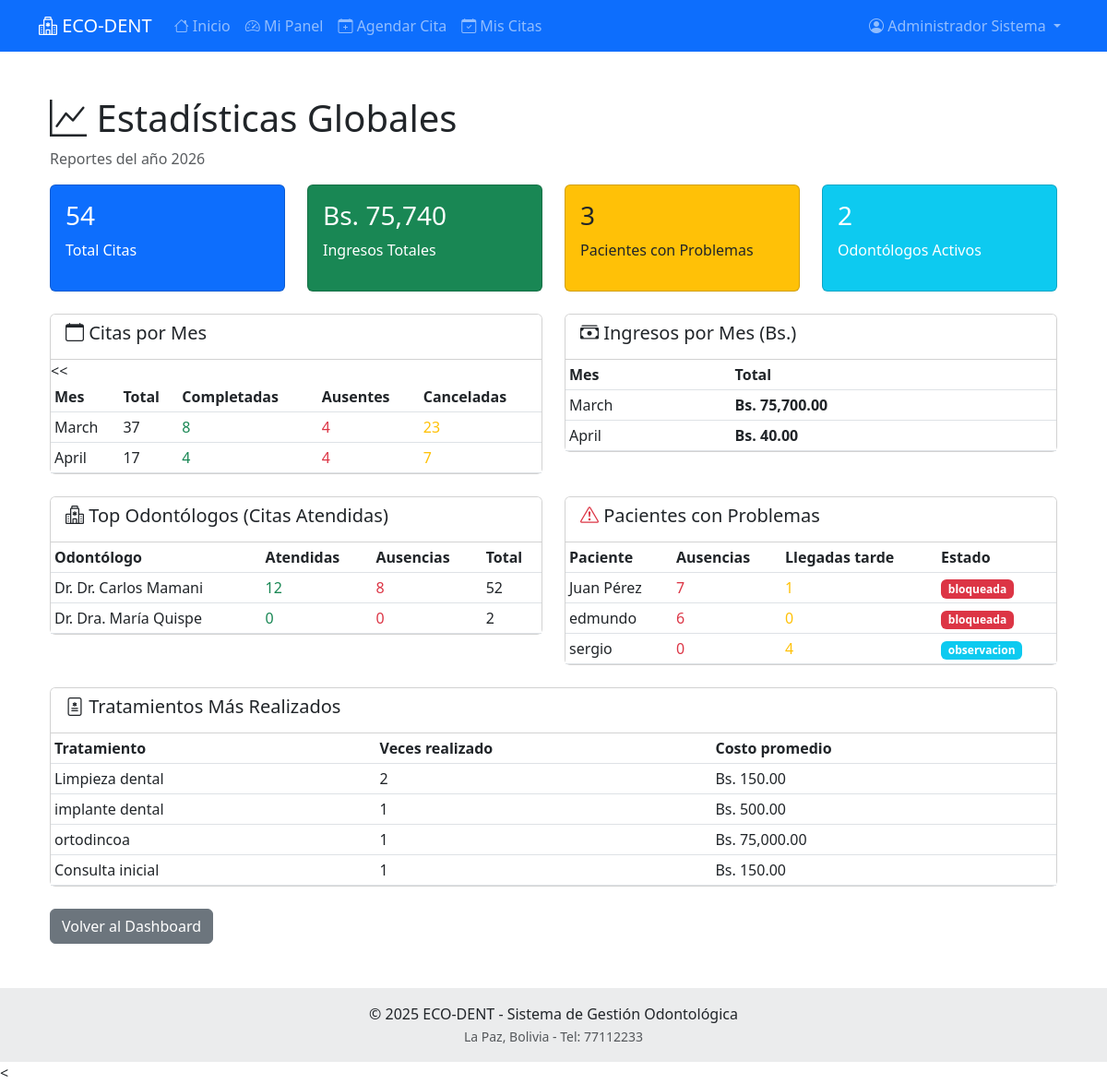
Page /public/admin/estadisticas.php (signed in) on the committed database.
### tables this page shows
CREATE TABLE `pacientes` (
  `id_paciente` int(11) NOT NULL AUTO_INCREMENT,
  `id_usuario` int(11) NOT NULL,
  `fecha_nacimiento` date DEFAULT NULL,
  `direccion` text DEFAULT NULL,
  `ausencias_sin_aviso` int(11) DEFAULT 0,
  `llegadas_tarde` int(11) DEFAULT 0,
  `fecha_ultima_ausencia` date DEFAULT NULL,
  `estado_cuenta` enum('normal','observacion','restringida','bloqueada') DEFAULT 'normal',
  `puede_agendar` tinyint(1) DEFAULT 1,
  `limite_citas_simultaneas` int(11) DEFAULT 3,
  `fecha_actualizacion_estado` datetime DEFAULT NULL,
  PRIMARY KEY (`id_paciente`),
  UNIQUE KEY `id_usuario` (`id_usuario`),
  KEY `idx_estado_cuenta` (`estado_cuenta`),
  KEY `idx_ausencias` (`ausencias_sin_aviso`),
  CONSTRAINT `pacientes_ibfk_1` FOREIGN KEY (`id_usuario`) REFERENCES `usuarios` (`id_usuario`) ON DELETE CASCADE
);

CREATE TABLE `usuarios` (
  `id_usuario` int(11) NOT NULL AUTO_INCREMENT,
  `email` varchar(100) NOT NULL,
  `contrasena_hash` varchar(255) NOT NULL,
  `nombre_completo` varchar(150) NOT NULL,
  `telefono` varchar(20) DEFAULT NULL,
  `rol` enum('paciente','odontologo','admin') NOT NULL,
  `email_verificado` tinyint(1) DEFAULT 0,
  `codigo_verificacion` varchar(10) DEFAULT NULL,
  `codigo_expiracion` datetime DEFAULT NULL,
  `activo` tinyint(1) DEFAULT 1,
  `fecha_registro` datetime DEFAULT current_timestamp(),
  `ultimo_acceso` datetime DEFAULT NULL,
  PRIMARY KEY (`id_usuario`),
  UNIQUE KEY `email` (`email`),
  KEY `idx_email` (`email`),
  KEY `idx_rol` (`rol`)
);

### public/admin/estadisticas.php (the view, shortened to what this page needs)
<?php
$conexion = conectarBD();
$anio_actual = date('Y');
$citas_por_mes = $conexion->query("
    SELECT
        MONTH(fecha_cita) as mes,
        COUNT(*) as total,
        SUM(CASE WHEN estado = 'completada' THEN 1 ELSE 0 END) as completadas,
        SUM(CASE WHEN estado = 'ausente' THEN 1 ELSE 0 END) as ausentes,
        SUM(CASE WHEN estado = 'cancelada_pac' THEN 1 ELSE 0 END) as canceladas_pac,
        SUM(CASE WHEN estado = 'cancelada_doc' THEN 1 ELSE 0 END) as canceladas_doc
    FROM citas
    WHERE YEAR(fecha_cita) = $anio_actual
    GROUP BY MONTH(fecha_cita)
    ORDER BY mes
");
$ingresos_por_mes = $conexion->query("
    SELECT
        MONTH(fecha_pago) as mes,
        SUM(monto) as total
    FROM pagos
    WHERE YEAR(fecha_pago) = $anio_actual
    GROUP BY MONTH(fecha_pago)
    ORDER BY mes
");
$top_odontologos = $conexion->query("
    SELECT
        u.nombre_completo,
        COUNT(c.id_cita) as total_citas,
        SUM(CASE WHEN c.estado = 'completada' THEN 1 ELSE 0 END) as atendidas,
        SUM(CASE WHEN c.estado = 'ausente' THEN 1 ELSE 0 END) as ausencias
    FROM odontologos o
    JOIN usuarios u ON o.id_usuario = u.id_usuario
    LEFT JOIN citas c ON o.id_odontologo = c.id_odontologo AND YEAR(c.fecha_cita) = $anio_actual
    WHERE o.activo = 1
    GROUP BY o.id_odontologo
    ORDER BY atendidas DESC
    LIMIT 10
");
$pacientes_problema = $conexion->query("
    SELECT
        u.nombre_completo,
        p.ausencias_sin_aviso,
        p.llegadas_tarde,
        p.estado_cuenta
    FROM pacientes p
    JOIN usuarios u ON p.id_usuario = u.id_usuario
    WHERE p.estado_cuenta IN ('observacion', 'restringida', 'bloqueada')
    ORDER BY p.ausencias_sin_aviso DESC
    LIMIT 20
");
$tratamientos_top = $conexion->query("
    SELECT
        nombre_tratamiento,
        COUNT(*) as total,
        AVG(costo_total) as costo_promedio
    FROM tratamientos
    GROUP BY nombre_tratamiento
    ORDER BY total DESC
    LIMIT 10
");
require_once '../../includes/header.php';
?>
<div class="container mt-4">
    <h1><i class="bi bi-graph-up"></i> Estadísticas Globales</h1>
    <p class="text-muted">Reportes del año <?php echo $anio_actual; ?></p>
    <div class="row mb-4">
        <div class="col-md-3">
            <div class="card bg-primary text-white">
                <div class="card-body">
                    <h3><?php
                        $total = $conexion->query("SELECT COUNT(*) as t FROM citas WHERE YEAR(fecha_cita) = $anio_actual")->fetch_assoc()['t'];
                        echo $total;
                    ?></h3>
                    <p>Total Citas</p>
                </div>
            </div>
        </div>
        <div class="col-md-3">
            <div class="card bg-success text-white">
                <div class="card-body">
                    <h3><?php
                        $total = $conexion->query("SELECT COALESCE(SUM(monto),0) as t FROM pagos WHERE YEAR(fecha_pago) = $anio_actual")->fetch_assoc()['t'];
                        echo "Bs. " . number_format($total, 0);
                    ?></h3>
                    <p>Ingresos Totales</p>
                </div>
            </div>
        </div>
        <div class="col-md-3">
            <div class="card bg-warning text-dark">
                <div class="card-body">
                    <h3><?php
                        $total = $conexion->query("SELECT COUNT(*) as t FROM pacientes WHERE estado_cuenta != 'normal'")->fetch_assoc()['t'];
                        echo $total;
                    ?></h3>
                    <p>Pacientes con Problemas</p>
                </div>
            </div>
        </div>
        <div class="col-md-3">
            <div class="card bg-info text-white">
                <div class="card-body">
                    <h3><?php
                        $total = $conexion->query("SELECT COUNT(*) as t FROM odontologos WHERE activo = 1")->fetch_assoc()['t'];
                        echo $total;
                    ?></h3>
                    <p>Odontólogos Activos</p>
                </div>
            </div>
        </div>
    </div>
    <div class="row">
        <div class="col-md-6 mb-4">
            <div class="card">
                <div class="card-header bg-white">
                    <h5><i class="bi bi-calendar"></i> Citas por Mes</h5>
                </div>
                <div class="card-body p-0">
                    <table class="table table-sm mb-0">
                        <thead>
                            <tr>
                                <th>Mes</th>
                                <th>Total</th>
                                <th>Completadas</th>
                                <th>Ausentes</th>
                                <th>Canceladas</th>
                            </tr>
                        </thead>
                        <tbody>
                            <?php while($row = $citas_por_mes->fetch_assoc()): ?>
                            <tr>
                                <<td><?php echo ucfirst(strftime('%B', mktime(0,0,0,$row['mes'],1))); ?></td>
                                <td><?php echo $row['total']; ?></td>
                                <td class="text-success"><?php echo $row['completadas']; ?></td>
                                <td class="text-danger"><?php echo $row['ausentes']; ?></td>
                                <td class="text-warning"><?php echo $row['canceladas_pac'] + $row['canceladas_doc']; ?></td>
                            </tr>
                            <?php endwhile; ?>
                        </tbody>
                    </table>
                </div>
            </div>
        </div>
        <div class="col-md-6 mb-4">
            <div class="card">
                <div class="card-header bg-white">
                    <h5><i class="bi bi-cash-stack"></i> Ingresos por Mes (Bs.)</h5>
                </div>
                <div class="card-body p-0">
                    <table class="table table-sm mb-0">
                        <thead>
                            <tr>
                                <th>Mes</th>
                                <th>Total</th>
                            </tr>
                        </thead>
                        <tbody>
                            <?php while($row = $ingresos_por_mes->fetch_assoc()): ?>
                            <tr>
                                <td><?php echo ucfirst(strftime('%B', mktime(0,0,0,$row['mes'],1))); ?></td>
                                <td class="fw-bold">Bs. <?php echo number_format($row['total'], 2); ?></td>
                            </tr>
                            <?php endwhile; ?>
                        </tbody>
                    </table>
                </div>
            </div>
        </div>
    </div>
    <div class="row">
        <div class="col-md-6 mb-4">
            <div class="card">
                <div class="card-header bg-white">
                    <h5><i class="bi bi-hospital"></i> Top Odontólogos (Citas Atendidas)</h5>
                </div>
                <div class="card-body p-0">
                    <table class="table table-sm mb-0">
                        <thead>
                            <tr>
                                <th>Odontólogo</th>
                                <th>Atendidas</th>
                                <th>Ausencias</th>
                                <th>Total</th>
                            </tr>
                        </thead>
                        <tbody>
                            <?php while($row = $top_odontologos->fetch_assoc()): ?>
                            <tr>
                                <td>Dr. <?php echo htmlspecialchars($row['nombre_completo']); ?></td>
                                <td class="text-success"><?php echo $row['atendidas']; ?></td>
                                <td class="text-danger"><?php echo $row['ausencias']; ?></td>
                                <td><?php echo $row['total_citas']; ?></td>
                            </tr>
                            <?php endwhile; ?>
                        </tbody>
                    </table>
                </div>
            </div>
        </div>
        <div class="col-md-6 mb-4">
            <div class="card">
                <div class="card-header bg-white">
                    <h5><i class="bi bi-exclamation-triangle text-danger"></i> Pacientes con Problemas</h5>
                </div>
                <div class="card-body p-0">
                    <table class="table table-sm mb-0">
                        <thead>
                            <tr>
                                <th>Paciente</th>
                                <th>Ausencias</th>
                                <th>Llegadas tarde</th>
                                <th>Estado</th>
                            </tr>
                        </thead>
                        <tbody>
                            <?php while($row = $pacientes_problema->fetch_assoc()): ?>
                            <tr>
                                <td><?php echo htmlspecialchars($row['nombre_completo']); ?></td>
                                <td class="text-danger"><?php echo $row['ausencias_sin_aviso']; ?></td>
                                <td class="text-warning"><?php echo $row['llegadas_tarde']; ?></td>
                                <td>
                                    <span class="badge bg-<?php
                                        echo $row['estado_cuenta'] == 'bloqueada' ? 'danger' :
                                            ($row['estado_cuenta'] == 'restringida' ? 'warning' : 'info');
                                    ?>">
                                        <?php echo $row['estado_cuenta']; ?>
                                    </span>
                                </td>
                            </tr>
                            <?php endwhile; ?>
                        </tbody>
                    </table>
                </div>
            </div>
        </div>
    </div>
    <div class="card mb-4">
        <div class="card-header bg-white">
            <h5><i class="bi bi-file-medical"></i> Tratamientos Más Realizados</h5>
        </div>
        <div class="card-body p-0">
            <table class="table table-sm mb-0">
                <thead>
                    <tr>
                        <th>Tratamiento</th>
                        <th>Veces realizado</th>
                        <th>Costo promedio</th>
                    </tr>
                </thead>
                <tbody>
                    <?php while($row = $tratamientos_top->fetch_assoc()): ?>
                    <tr>
                        <td><?php echo htmlspecialchars($row['nombre_tratamiento']); ?></td>
                        <td><?php echo $row['total']; ?></td>
                        <td>Bs. <?php echo number_format($row['costo_promedio'], 2); ?></td>
                    </tr>
                    <?php endwhile; ?>
                </tbody>
            </table>
        </div>
    </div>
    <div class="mt-3">
        <a href="dashboard.php" class="btn btn-secondary">Volver al Dashboard</a>
    </div>
</div>
<?php require_once '../../includes/footer.php'; ?>

### public/css/estilos.css (style rules this page uses)
body { min-height: 100vh; display: flex; flex-direction: column; }

### rows in the picture
pacientes: id_usuario.nombre_completo "Juan Pérez", ausencias_sin_aviso "7", llegadas_tarde "1", estado_cuenta "bloqueada"
pacientes: id_usuario.nombre_completo "edmundo", ausencias_sin_aviso "6", llegadas_tarde "0", estado_cuenta "bloqueada"
pacientes: id_usuario.nombre_completo "sergio", ausencias_sin_aviso "0", llegadas_tarde "4", estado_cuenta "observacion"

### other values in the picture
$_SESSION['nombre_completo'] "Administrador Sistema"
$total "54"
$total "75,740"
$total "3"
$total "2"
strftime('%B', mktime(0,0,0,$row['mes'],1)) "March"
$row['total'] "37"
$row['completadas'] "8"
$row['ausentes'] "4"
$row['canceladas_pac'] + $row['canceladas_doc'] "23"
strftime('%B', mktime(0,0,0,$row['mes'],1)) "April"
$row['total'] "17"
$row['completadas'] "4"
$row['canceladas_pac'] + $row['canceladas_doc'] "7"
$row['total'] "75,700.00"
